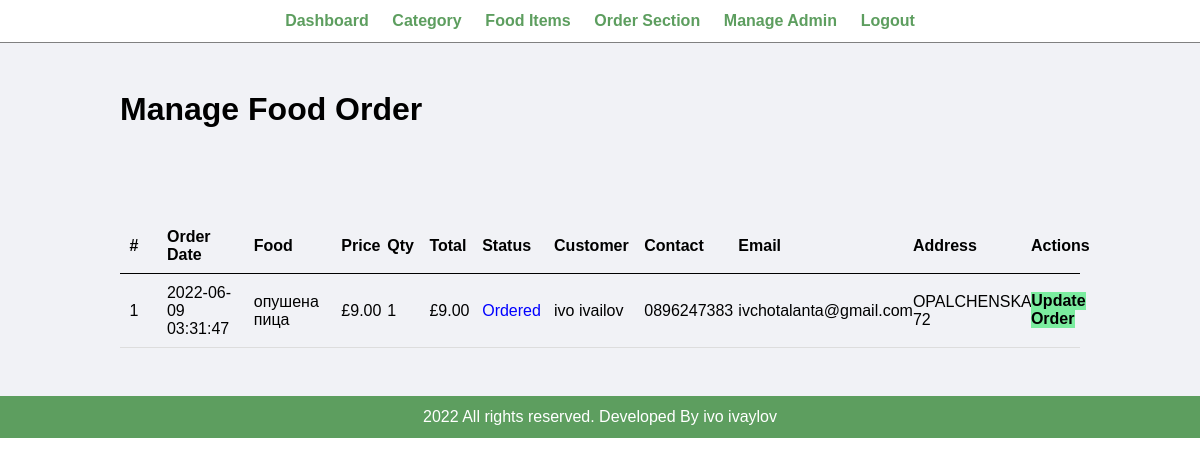
Page /admin/manage-order.php (signed in) on the committed database.
### tables this page shows
CREATE TABLE `tbl_order` (
  `id` int(10) UNSIGNED NOT NULL,
  `food` varchar(150) NOT NULL,
  `price` decimal(10,2) NOT NULL,
  `qty` int(11) NOT NULL,
  `total` decimal(10,2) NOT NULL,
  `order_date` datetime NOT NULL,
  `status` varchar(50) NOT NULL,
  `customer_name` varchar(150) NOT NULL,
  `customer_contact` varchar(20) NOT NULL,
  `customer_email` varchar(150) NOT NULL,
  `customer_address` varchar(255) NOT NULL
);

### admin/manage-order.php (the view, shortened to what this page needs)
<?php include('partials/menu.php'); ?>
<div class="main-content">
    <div class="wrapper">
        <h1>Manage Food Order</h1>
                <br /><br /><br />
                <br><br>
                <table class="tbl-full">
                    <tr>
                        <th width="5%">#</th>
                        <th width="10%">Order Date</th>
                        <th width="10%">Food</th>
                        <th width="5%">Price</th>
                        <th width="5%">Qty</th>
                        <th width="6%">Total</th>
                        <th width="8%">Status</th>
                        <th width="10%">Customer</th>
                        <th width="10%">Contact</th>
                        <th width="15%">Email</th>
                        <th width="10%">Address</th>
                        <th>Actions</th>
                    </tr>
                    <?php
                        $sql = "SELECT * FROM tbl_order ORDER BY id DESC";
                        $res = mysqli_query($conn, $sql);
                        $count = mysqli_num_rows($res);
                        $sn = 1;
                        if($count>0)
                        {
                            while($row=mysqli_fetch_assoc($res))
                            {
                                $id = $row['id'];
                                $food = $row['food'];
                                $price = $row['price'];
                                $qty = $row['qty'];
                                $total = $row['total'];
                                $order_date = $row['order_date'];
                                $status = $row['status'];
                                $customer_name = $row['customer_name'];
                                $customer_contact = $row['customer_contact'];
                                $customer_email = $row['customer_email'];
                                $customer_address = $row['customer_address'];
                                ?>
                                    <tr>
                                        <td><?php echo $sn++; ?> </td>
                                        <td><?php echo $order_date; ?></td>
                                        <td><?php echo $food; ?></td>
                                        <td><?php echo '£'.$price; ?></td>
                                        <td><?php echo $qty; ?></td>
                                        <td><?php echo '£'.$total; ?></td>
                                        <td>
                                            <?php
                                                if($status=="Ordered")
                                                {
                                                    echo "<label style='color: blue;'>$status</label>";
                                                }
                                                elseif($status=="On Delivery")
                                                {
                                                    echo "<label style='color: orange;'>$status</label>";
                                                }
                                                elseif($status=="Delivered")
                                                {
                                                    echo "<label style='color: green;'><b>$status</b></label>";
                                                }
                                                elseif($status=="Cancelled")
                                                {
                                                    echo "<label style='color: red;'>$status</label>";
                                                }
                                            ?>
                                        </td>
                                        <td><?php echo $customer_name; ?></td>
                                        <td><?php echo $customer_contact; ?></td>
                                        <td><?php echo $customer_email; ?></td>
                                        <td><?php echo $customer_address; ?></td>
                                        <td>
                                            <a href="<?php echo SITEURL; ?>admin/update-order.php?id=<?php echo $id; ?>" class="btn-secondary">Update Order</a>
                                        </td>
                                    </tr>
                                <?php
                            }
                        }
                        else
                        {
                            echo "<tr><td colspan='12' class='error'>Orders not Available</td></tr>";
                        }
                    ?>
                </table>
    </div>
</div>
<?php include('partials/footer.php'); ?>

### css/admin.css (style rules this page uses)
* { margin: 0; padding: 0; font-family: Arial, Helvetica, sans-serif; }
.wrapper { padding: 1%; width: 80%; margin: 0 auto; }
.tbl-full { width: 100%; }
table { border-collapse: collapse; width: 100%; }
th, td { padding: 8px; text-align: left; border-bottom: 1px solid #ddd; }
table tr th { border-bottom: 1px solid black; padding: 1%; text-align: left; }
table tr td { padding: 1%; }
.btn-secondary { background-color: #7bed9f; padding: 1%; color: black; text-decoration: none; font-weight: bold; }
.main-content { background-color: #f1f2f6; padding: 3% 0; }

### rows in the picture
tbl_order: order_date "2022-06-09 03:31:47", food "опушена пица", price "9.00", qty "1", total "9.00", status "Ordered", customer_name "ivo ivailov", customer_contact "0896247383", customer_email "ivchotalanta@gmail.com", customer_address "OPALCHENSKA 72"
